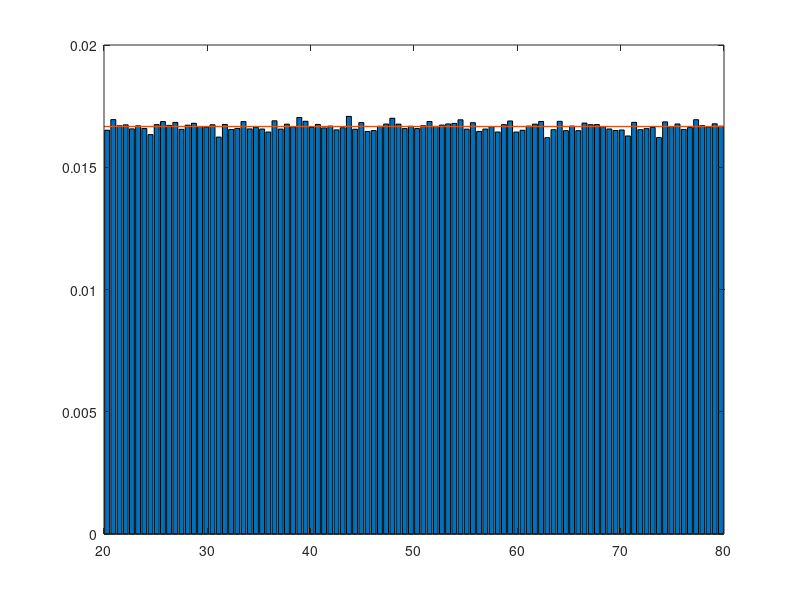

Recreate this plot in MATLAB.
pkg load statistics

clc;
clear all;

function res = test_Chi2_1(tests, n, m)
  res = 0;
  a = 20;
  b = 80;
  alpha = 0.05;
  for t = 1 : tests    
    X = unifrnd(a, b, n, 1);

    l = min(X);
    r = max(X);
    
    delta = (r - l) / m;
    cnt_in_bucket = hist(X, m);
    
    #Выборочное среднее
    E = mean(X);
    #Выборочная отклонение
    SQRT_D = std(X);
    
    P = [];
    for i = 1 : m
      P(i) = unifcdf(l + i * delta, l, r) - unifcdf(l + (i - 1) * delta, l, r);
    endfor

    hi2 = sum(((cnt_in_bucket - n .* P) .^ 2) ./ (n .* P));
    res = res + (hi2 >= chi2inv(1 - alpha, m - 1 - 2));
  endfor
  printf("Равномерное распределение проходит проверку гипотезы о равномерном распределении\n");
  printf("Для alpha = %d, вероятность ошибки первого рода получается %d\n", alpha, res / tests);
endfunction

function res = test_Chi2_2(tests, n, m)
  res = 0;
  a = 20;
  b = 80;
  alpha = 0.05;
  for t = 1 : tests    
    X = unifrnd(a, b, n, 1);

    l = min(X);
    r = max(X);

    delta = (r - l) / m;
    cnt_in_bucket = hist(X, m);
    
    #Выборочное среднее
    E = mean(X);
    #Выборочная отклонение
    SQRT_D = std(X);

    P = [];
    for i = 1 : m
      P(i) = normcdf(l + delta * i, E, SQRT_D) - normcdf(l + delta * (i - 1), E, SQRT_D);
    endfor

    hi2 = sum(((cnt_in_bucket - n .* P) .^ 2) ./ (n .* P));
    res = res + (hi2 < chi2inv(1 - alpha, m - 1 - 2));
  endfor
  printf("Возьмём данные из равномерного распределения и вероятности из нормального\n");
  printf("Тогда для alpha = %d, вероятность ошибки второго рода получается - %d\n", alpha, res / tests);
endfunction

n = 10 ^ 6;
m = 10 ^ 2;
a = 20;
b = 80;

# PART 1

X = unifrnd(a, b, n, 1);

l = min(X);
r = max(X);
delta = (r - l) / m;
[y_coords x_coords] = hist(X, m);

real_y = 1 / (b - a);
bar(x_coords, y_coords / (n * delta));
hold on;
plot([a b], [real_y real_y], "linewidth", 1);

printf("Размер выборки = %d\n", n);
printf("Выбранная длина интервалов = %d\n", delta);
printf("Количество интервалов = %d\n", m);

printf("\n");

# PART 2

# Проверка 1
test_Chi2_1(10 ^ 3, 10 ^ 4, m);

printf("\n");

# Проверка 2
test_Chi2_2(10 ^ 2, 10 ^ 4, m);
